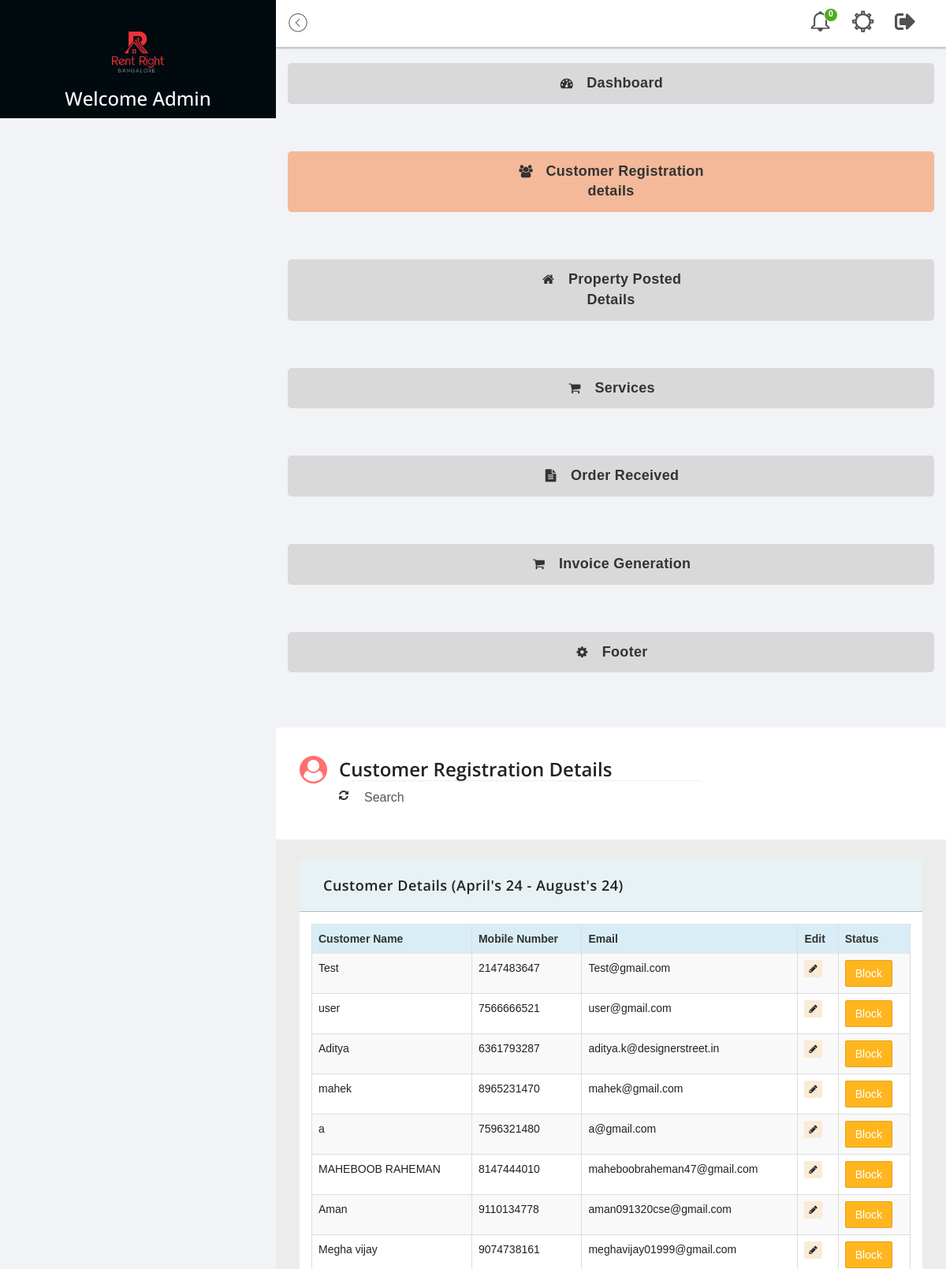
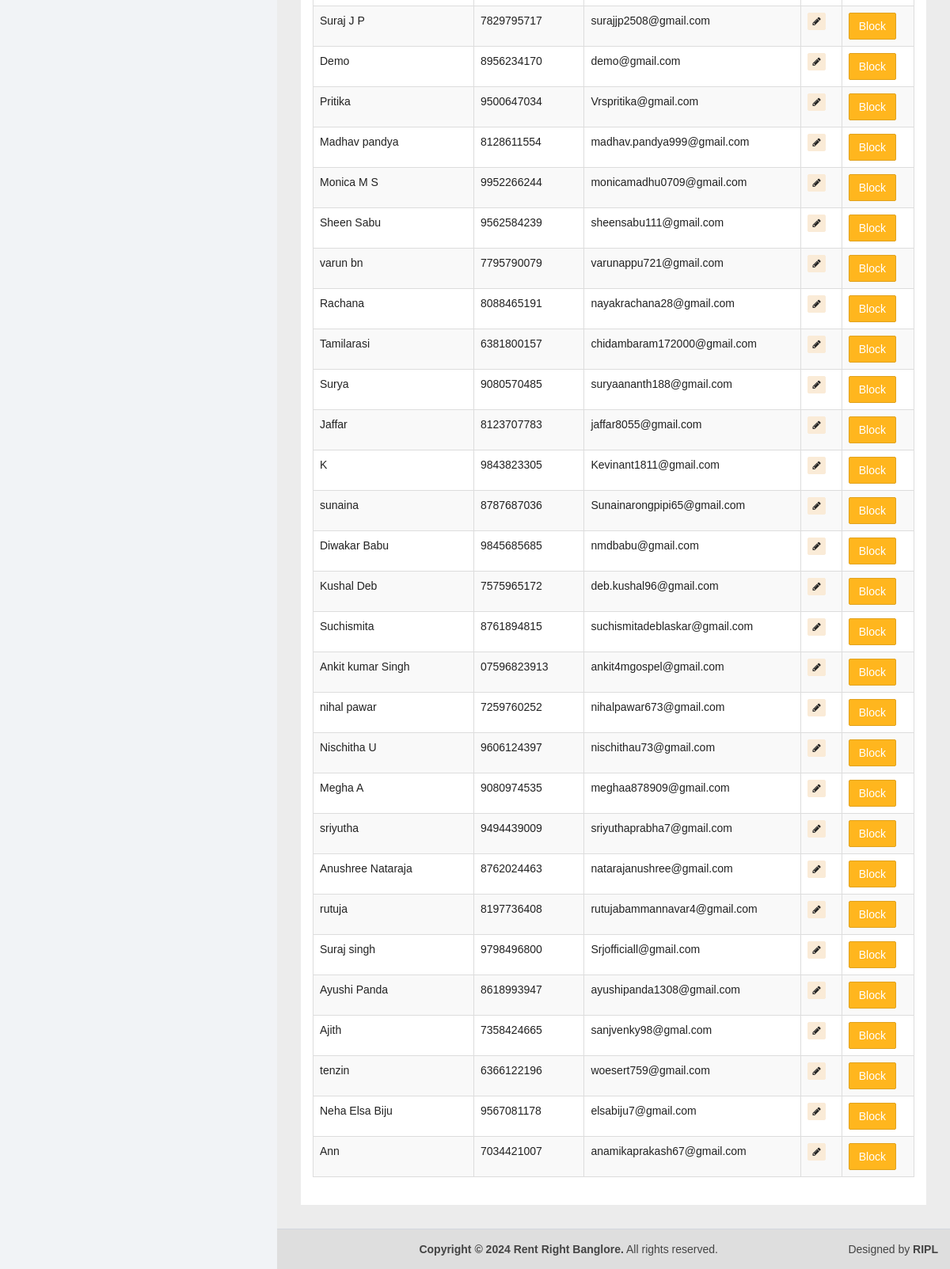
The app's page /Customer_details.php (signed in) with its own data (2 pictures, top to bottom).
### tables this page shows
CREATE TABLE `customer_register` (
  `id` int(100) NOT NULL,
  `name` varchar(200) NOT NULL,
  `emailaddress` varchar(100) NOT NULL,
  `phonenumber` varchar(20) NOT NULL,
  `password` varchar(60) NOT NULL,
  `date` varchar(60) NOT NULL,
  `status` enum('active','blocked') DEFAULT 'active',
  `user_unique_id` varchar(50) NOT NULL
);

### Customer_details.php (the view, shortened to what this page needs)
<!DOCTYPE html>
<html lang="en">
<head>
    <?php include('admin-link.php'); ?>
</head>
<body class="hold-transition sidebar-mini">
    <div class="wrapper">
        <?php include('header.php'); ?>
        <?php include('sidebar.php'); ?>
        <div class="content-wrapper">
            <section class="content-header">
                <div class="header-icon">
                                                        <i class="fa fa-user-circle"></i>
                </div>
                <div class="header-title">
                    <h1>Customer Registration Details</h1>
                    <small></small>
                    <div class="searchbar">
                        <form class="search-bar" role="search" method="POST">
                            <input class="form-control me-2" type="search" name="search_query" placeholder="Search"
                                aria-label="Search">
                        </form>
    <button type="button" class="btn-reset" onclick="window.location.href='Customer_details'">
                                <i class="fa fa-refresh home_reset" aria-hidden="true"></i>
                            </button>
                    </div>
                </div>
            </section>
            <section class="content">
                <div class="row">
                    <?php
                    $query = "SELECT * FROM customer_register";
                    $res = mysqli_query($conn, $query);
                    if (mysqli_num_rows($res) > 0) {
                    ?>
                    <div class="col-sm-12 col-md-12">
                        <div class="panel panel-bd panel-shadow">
                            <div class="panel-heading">
                                <div class="btn-group">
                                    <a href="#">
                                        <h4>Customer Details (April's 24 - August's 24)</h4>
                                    </a>
                                </div>
                            </div>
                            <div class="panel-body">
                                <div class="table-responsive">
                                    <table id="dataTableExample1"
                                        class="table table-bordered table-striped table-hover">
                                        <thead>
                                            <tr class="info">
                                                <th>Customer Name</th>
                                                <th>Mobile Number</th>
                                                <th>Email</th>
                                                <th>Edit</th>
                                                <th>Status</th>
                                            </tr>
                                        </thead>
                                        <tbody>
                                            <?php
                                            while ($row = mysqli_fetch_assoc($res)) {
                                            ?>
                                            <tr>
                                                <td><?php echo $row['name']; ?></td>
                                                <td><?php echo $row['phonenumber']; ?></td>
                                                <td><?php echo $row['emailaddress']; ?></td>
                                                <td>
                                                    <button type="button" class="btn btn-add btn-xs" data-toggle="modal"
                                                        data-target="#editCustomerModal<?php echo $row['id']; ?>">
                                                        <i class="fa fa-pencil"></i>
                                                    </button>
                                                </td>
                                                <td>
                                                    <?php if ($row['status'] == 'active') { ?>
                                                    <button class="btn btn-warning"
                                                        onclick="updateStatus(<?php echo $row['id']; ?>, 'blocked')">Block</button>
                                                    <?php } else { ?>
                                                    <button class="btn btn-success"
                                                        onclick="updateStatus(<?php echo $row['id']; ?>, 'active')">Unblock</button>
                                                    <?php } ?>
                                                </td>
                                            </tr>
                                            <?php
                                            }
                                            ?>
                                        </tbody>
                                    </table>
                                </div>
                            </div>
                        </div>
                    </div>
                    <?php
        } else {
            echo '<div class="alert alert-warning">No records found</div>';
        }
        ?>
                </div>
            </section>
        </div>
        <?php
include('copy.php');
    ?>
    </div>
</body>
</html>

### css/style.css (style rules this page uses)
* { padding: 0px; margin: 0px; font-family: Arial, Helvetica, sans-serif; }
body { font-family: Arial, Helvetica, sans-serif; margin: 0; padding: 0; color: #333; }
a { color: inherit !important; text-decoration: none !important; border: 0 !important; }
.search-bar input { border: none; outline: none; width: 100%; font-size: 16px; background: transparent; }
.search-bar input::placeholder { color: #332e2ecf; }
body { font-family: Arial, sans-serif; }

### records on screen
customer_register: name "Test", phonenumber "2147483647", emailaddress "Test@gmail.com"
customer_register: name "user", phonenumber "7566666521", emailaddress "user@gmail.com"
customer_register: name "Aditya", phonenumber "6361793287", emailaddress "aditya.k@designerstreet.in"
customer_register: name "mahek", phonenumber "8965231470", emailaddress "mahek@gmail.com"
customer_register: name "a", phonenumber "7596321480", emailaddress "a@gmail.com"
customer_register: name "MAHEBOOB RAHEMAN", phonenumber "8147444010", emailaddress "maheboobraheman47@gmail.com"
customer_register: name "Aman", phonenumber "9110134778", emailaddress "aman091320cse@gmail.com"
customer_register: name "Megha vijay", phonenumber "9074738161", emailaddress "meghavijay01999@gmail.com"
customer_register: name "Suraj J P", phonenumber "7829795717", emailaddress "surajjp2508@gmail.com"
customer_register: name "Demo", phonenumber "8956234170", emailaddress "demo@gmail.com"
customer_register: name "Pritika", phonenumber "9500647034", emailaddress "Vrspritika@gmail.com"
customer_register: name "Madhav pandya", phonenumber "8128611554", emailaddress "madhav.pandya999@gmail.com"
customer_register: name "Monica M S", phonenumber "9952266244", emailaddress "monicamadhu0709@gmail.com"
customer_register: name "Sheen Sabu", phonenumber "9562584239", emailaddress "sheensabu111@gmail.com"
customer_register: name "varun bn", phonenumber "7795790079", emailaddress "varunappu721@gmail.com"
customer_register: name "Rachana", phonenumber "8088465191", emailaddress "nayakrachana28@gmail.com"
customer_register: name "Tamilarasi", phonenumber "6381800157", emailaddress "chidambaram172000@gmail.com"
customer_register: name "Surya", phonenumber "9080570485", emailaddress "suryaananth188@gmail.com"
customer_register: name "Jaffar", phonenumber "8123707783", emailaddress "jaffar8055@gmail.com"
customer_register: name "K", phonenumber "9843823305", emailaddress "Kevinant1811@gmail.com"
customer_register: name "sunaina", phonenumber "8787687036", emailaddress "Sunainarongpipi65@gmail.com"
customer_register: name "Diwakar Babu", phonenumber "9845685685", emailaddress "nmdbabu@gmail.com"
customer_register: name "Kushal Deb", phonenumber "7575965172", emailaddress "deb.kushal96@gmail.com"
customer_register: name "Suchismita", phonenumber "8761894815", emailaddress "suchismitadeblaskar@gmail.com"
customer_register: name "Ankit kumar Singh", phonenumber "07596823913", emailaddress "ankit4mgospel@gmail.com"
customer_register: name "nihal pawar", phonenumber "7259760252", emailaddress "nihalpawar673@gmail.com"
customer_register: name "Nischitha U", phonenumber "9606124397", emailaddress "nischithau73@gmail.com"
customer_register: name "Megha A", phonenumber "9080974535", emailaddress "meghaa878909@gmail.com"
customer_register: name "sriyutha", phonenumber "9494439009", emailaddress "sriyuthaprabha7@gmail.com"
customer_register: name "Anushree Nataraja", phonenumber "8762024463", emailaddress "natarajanushree@gmail.com"
customer_register: name "rutuja", phonenumber "8197736408", emailaddress "rutujabammannavar4@gmail.com"
customer_register: name "Suraj singh", phonenumber "9798496800", emailaddress "Srjofficiall@gmail.com"
customer_register: name "Ayushi Panda", phonenumber "8618993947", emailaddress "ayushipanda1308@gmail.com"
customer_register: name "Ajith", phonenumber "7358424665", emailaddress "sanjvenky98@gmal.com"
customer_register: name "tenzin", phonenumber "6366122196", emailaddress "woesert759@gmail.com"
customer_register: name "Neha Elsa Biju", phonenumber "9567081178", emailaddress "elsabiju7@gmail.com"
customer_register: name "Ann", phonenumber "7034421007", emailaddress "anamikaprakash67@gmail.com"

### other values on screen
$new_registrations_count "0"
